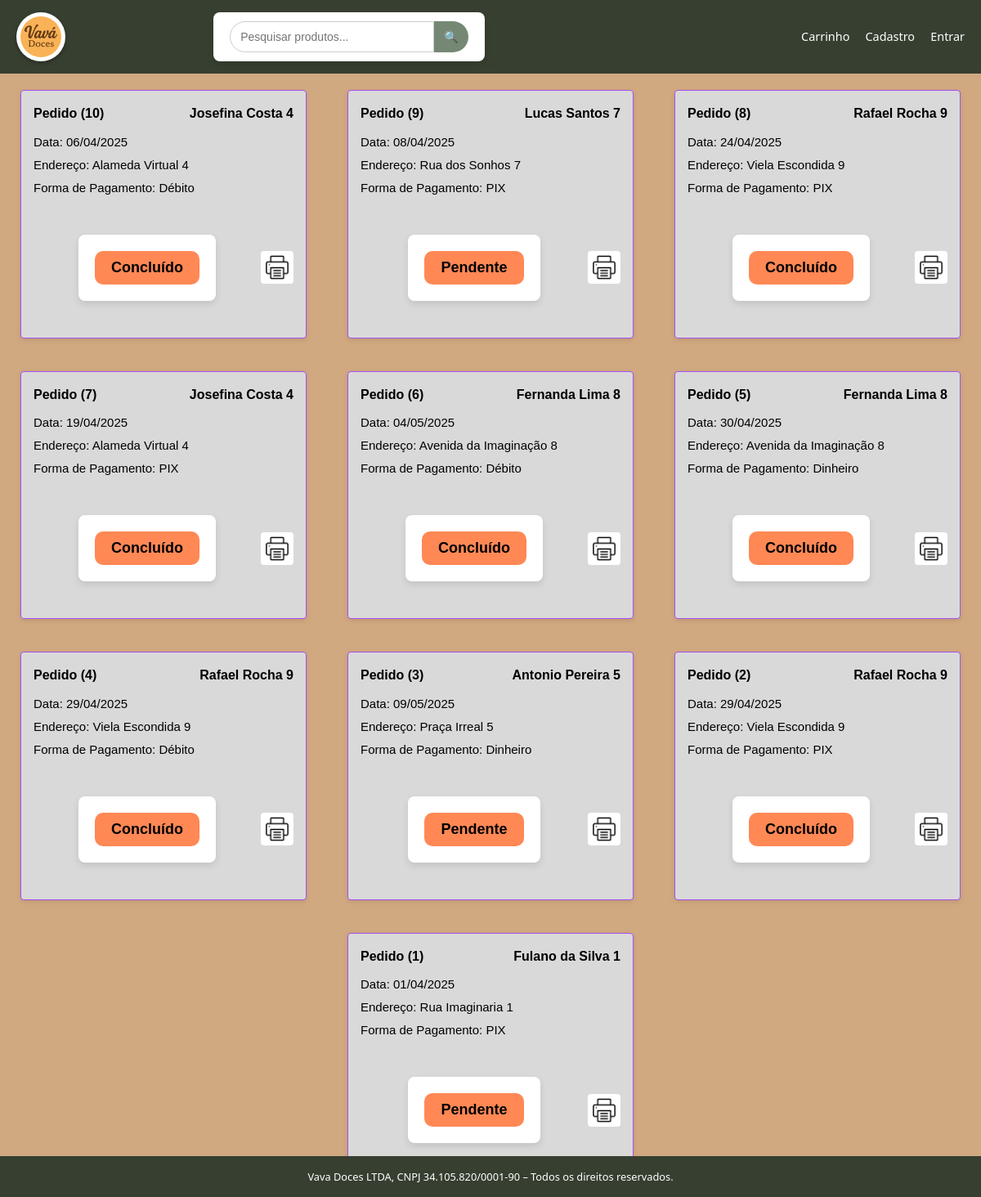
/pedido.php, run on the app's committed database.
### tables this page shows
create table compra (
     id int auto_increment primary key,
     usuarioId int not null,
     data date not null,
     formaPagamentoId int not null,
     statusId int not null,  
     foreign key (usuarioId) references usuario(id),
     foreign key (formaPagamentoId) references formaPagamento(id),
     foreign key (statusId) references status(id)  
 );

create table usuario (
     id int auto_increment primary key,
     cpf char(11) not null unique,
     nome varchar(100) not null,
     endereco varchar(100) not null,
     enderecoNumero int,
     complemento varchar(100) not null,
     cep char(8) not null,
     email varchar(100) not null unique,
     senha varchar(100) not null,
     telefone char(11) not null,
     tipoId int,
     foreign key (tipoId) references tipoUsuario(id)
 );

create table formaPagamento (
     id int auto_increment primary key,
     nome varchar(100) not null
 );

create table status (
    id int auto_increment primary key,
    nome varchar(50) not null
);

### conteudo_pedido.php (the view, shortened to what this page needs)
<?php
include_once("conexao.php");
$sql_pedidos = "SELECT
                    c.id AS pedidoId,
                    u.nome AS clienteNome,
                    c.data AS dataPedido,
                    u.endereco AS enderecoEntrega,
                    fp.nome AS formaPagamentoNome,
                    s.nome AS statusPedidoNome
                FROM compra c
                JOIN usuario u ON c.usuarioId = u.id
                JOIN formaPagamento fp ON c.formaPagamentoId = fp.id
                JOIN status s ON c.statusId = s.id
                ORDER BY c.id DESC, c.id DESC";
$resultado_pedidos = mysqli_query($link, $sql_pedidos);
?>
<?php if ($resultado_pedidos && mysqli_num_rows($resultado_pedidos) > 0): ?>
    <?php while ($pedido = mysqli_fetch_assoc($resultado_pedidos)): ?>
        <?php
        $statusAtual = htmlspecialchars($pedido['statusPedidoNome']);
        ?>
<div class="pedido-card">
            <div class="pedido-header">
                <span>Pedido (<?= htmlspecialchars($pedido['pedidoId']) ?>)</span>
                <span><?= htmlspecialchars($pedido['clienteNome']) ?></span>
                </div>
            <div class="pedido-info">
                <p>Data: <?= htmlspecialchars(date("d/m/Y", strtotime($pedido['dataPedido']))) ?></p>
                <p>Endereço: <?= htmlspecialchars($pedido['enderecoEntrega']) ?></p>
                <p>Forma de Pagamento: <?= htmlspecialchars($pedido['formaPagamentoNome']) ?></p>
                </div>
            <div class="pedido-footer">
                <form method="GET" action="pedido.php">
                    <button type="submit" class="status-button"><?= $statusAtual ?></button>
                </form>
                <div class="print-icon">
                    <a href="imprimir_pedido.php?pedidoId=<?= htmlspecialchars($pedido['pedidoId']) ?>" target="_blank">
                        <img src="imagens/printer-icon.png" alt="Imprimir" width="40" height="40">
                    </a>
                    </div>
                    </div>
        </div>
    <?php endwhile; ?>
    <?php else: ?>
    <p>Nenhum pedido encontrado.</p>
    <?php endif; ?>

### pedido.php (shortened to what this page needs)
<!DOCTYPE html>
<html lang="pt-BR">
<head>
    <link rel="stylesheet" href="estilo.css">
</head>
<body>
   <div id="geral">
        <div id="topo">
            <?php include "topo.php"; ?>
        </div>
        <div id="conteudoPedido">
            <?php include "conteudo_pedido.php"; ?>
        </div>
        <div id="rodape">
            <?php include "rodape.php"; ?>
        </div>
    </div>
</body>
</html>

### topo.php (shortened to what this page needs)
<header>
    <div class="logo">
        <a href="index.php"><img src="imagens/logo.png" alt="logo"></a>
    </div>
    <div id="search-bar">
        <form id="search-form" action="index.php" method="GET">
            <input id="search-input" type="text" name="pesquisa" placeholder="Pesquisar produtos...">
            <button id="search-button" type="submit">🔍️</button>
        </form>
    </div>
    <div class="user-controls">
        <a href="carrinho.php">Carrinho</a>
        <a href="cadCliente.php">Cadastro</a>
<?php
if (isset($_SESSION['logado']) && $_SESSION['logado'] == true) {
    $btnLogOff = '<a href="logout.php">Sair</a>';
} else {
    $btnLogOff = '<a href="entrar.php">Entrar</a>';
}
echo $btnLogOff;
?>
    </div>
</header>

### rodape.php
<footer>
    Vava Doces LTDA, CNPJ 34.105.820/0001-90 – Todos os direitos reservados.
</footer>

### estilo.css (style rules this page uses)
* { margin: 0; padding: 0; box-sizing: border-box; }
body { font-family: "Segoe UI", Tahoma, Geneva, Verdana, sans-serif; background-color: #d1a980; color: #000000; line-height: 1.6; }
header { background-color: #363f30; color: white; display: flex; align-items: center; padding: 15px 20px; justify-content: space-between; }
.logo { background-color: #fff; color: #363f30; font-weight: bold; width: 60px; height: 60px; border-radius: 30px; display: flex; align-items: center; justify-content: center; font-size: 1.2em; box-shadow: 0 2px 5px rgba(0, 0, 0, 0.3); }
#search-input { margin-bottom: 0; }
.user-controls a, header span { color: white; text-decoration: none; margin-left: 15px; font-size: 0.9em; }
#conteudoPedido { display: flex; flex-wrap: wrap; }
footer { text-align: center; font-size: 0.8em; padding: 15px; background-color: #363f30; color: #fff; margin-top: 40px; }
img { margin-top: 2%; width: 50px; height: 50px; border-radius: 30px; }
form { background-color: #ffffff; padding: 20px; border-radius: 8px; box-shadow: 0 4px 8px rgba(0, 0, 0, 0.1); max-width: 800px; margin: 30px auto; }
form input[type="text"], form input[type="date"], form input[type="radio"], form textarea { width: 100%; padding: 10px; margin-bottom: 15px; border: 1px solid #000; border-radius: 5px; font-size: 1em; }
img { max-width: 100%; height: auto; display: block; margin: 0 auto; }
#topo { position: sticky; top: 0; }
#rodape { position: fixed; bottom: 0; width: 100%; }
.pedido-card { background-color: #d9d9d9; border: 1px solid #a64ff0; border-radius: 4px; padding: 15px; margin: 20px auto; width: 350px; box-shadow: 0 2px 6px rgba(0, 0, 0, 0.1); font-family: Arial, sans-serif; }
.pedido-header { display: flex; justify-content: space-between; font-weight: bold; margin-bottom: 10px; }
.pedido-info p { margin: 4px 0; font-size: 15px; }
.pedido-footer { display: flex; justify-content: space-between; align-items: center; margin-top: 15px; }
.status-button { background-color: #ff8855; border: none; color: black; font-weight: bold; padding: 10px 20px; border-radius: 10px; cursor: pointer; font-size: 18px; transition: background-color 0.3s; }
.print-icon img { width: 40px; height: 40px; background-color: white; padding: 5px; border-radius: 4px; }

### topo.php (style rules this page uses)
#search-bar { display: flex; justify-content: center; align-items: center; max-height: 36px; }
#search-form { display: flex; align-items: center; max-height: 60px; }
#search-input, #search-button { box-sizing: border-box; }
#search-input { padding: 0 12px; border: 1px solid #ccc; border-radius: 20px 0 0 20px; outline: none; width: 250px; font-size: 14px; height: 38px; }
#search-button { padding: 0 12px; border: none; background: #748873; color: #fff; border-radius: 0 20px 20px 0; cursor: pointer; font-size: 14px; transition: background .3s ease; display: flex; align-items: center; justify-content: center; height: 38px; }

### data on the page
compra: id "10", usuarioId.nome "Josefina Costa 4", data "06/04/2025", usuarioId.endereco "Alameda Virtual 4", formaPagamentoId.nome "Débito", statusId.nome "Concluído"
compra: id "9", usuarioId.nome "Lucas Santos 7", data "08/04/2025", usuarioId.endereco "Rua dos Sonhos 7", formaPagamentoId.nome "PIX", statusId.nome "Pendente"
compra: id "8", usuarioId.nome "Rafael Rocha 9", data "24/04/2025", usuarioId.endereco "Viela Escondida 9", formaPagamentoId.nome "PIX", statusId.nome "Concluído"
compra: id "7", usuarioId.nome "Josefina Costa 4", data "19/04/2025", usuarioId.endereco "Alameda Virtual 4", formaPagamentoId.nome "PIX", statusId.nome "Concluído"
compra: id "6", usuarioId.nome "Fernanda Lima 8", data "04/05/2025", usuarioId.endereco "Avenida da Imaginação 8", formaPagamentoId.nome "Débito", statusId.nome "Concluído"
compra: id "5", usuarioId.nome "Fernanda Lima 8", data "30/04/2025", usuarioId.endereco "Avenida da Imaginação 8", formaPagamentoId.nome "Dinheiro", statusId.nome "Concluído"
compra: id "4", usuarioId.nome "Rafael Rocha 9", data "29/04/2025", usuarioId.endereco "Viela Escondida 9", formaPagamentoId.nome "Débito", statusId.nome "Concluído"
compra: id "3", usuarioId.nome "Antonio Pereira 5", data "09/05/2025", usuarioId.endereco "Praça Irreal 5", formaPagamentoId.nome "Dinheiro", statusId.nome "Pendente"
compra: id "2", usuarioId.nome "Rafael Rocha 9", data "29/04/2025", usuarioId.endereco "Viela Escondida 9", formaPagamentoId.nome "PIX", statusId.nome "Concluído"
compra: id "1", usuarioId.nome "Fulano da Silva 1", data "01/04/2025", usuarioId.endereco "Rua Imaginaria 1", formaPagamentoId.nome "PIX", statusId.nome "Pendente"
